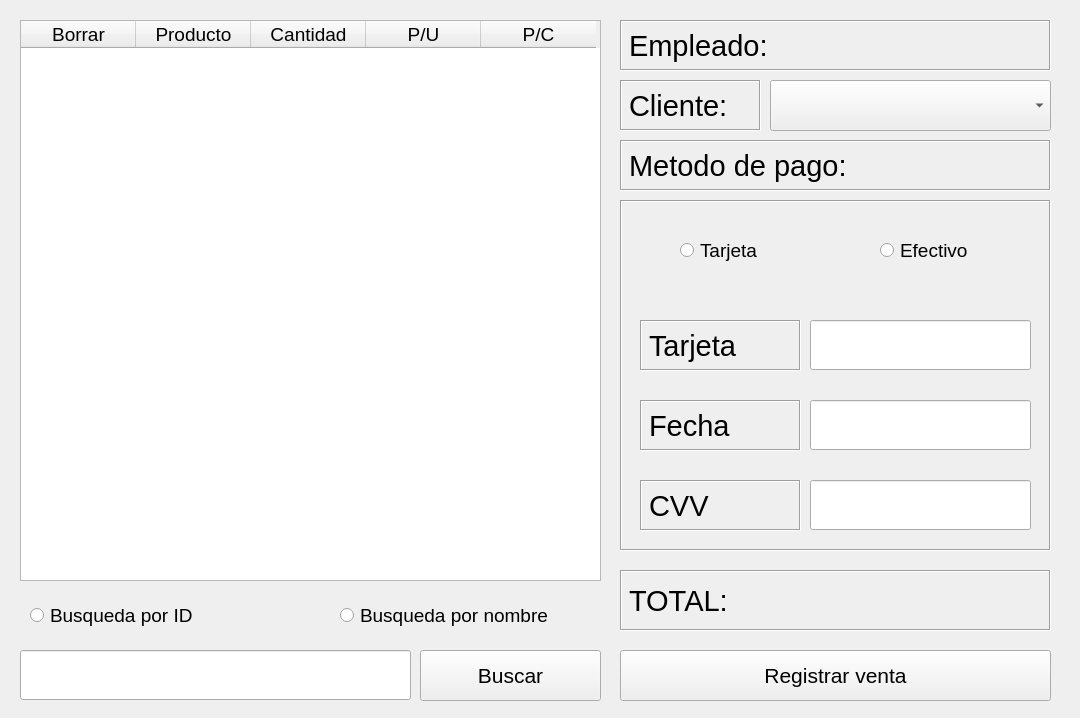
<?xml version="1.0" encoding="UTF-8"?>
<ui version="4.0">
 <class>MainWindow</class>
 <widget class="QMainWindow" name="MainWindow">
  <property name="enabled">
   <bool>true</bool>
  </property>
  <property name="geometry">
   <rect>
    <x>0</x>
    <y>0</y>
    <width>1080</width>
    <height>718</height>
   </rect>
  </property>
  <property name="windowTitle">
   <string>MainWindow</string>
  </property>
  <widget class="QWidget" name="centralwidget">
   <widget class="QPushButton" name="pushButton_5">
    <property name="geometry">
     <rect>
      <x>420</x>
      <y>650</y>
      <width>181</width>
      <height>51</height>
     </rect>
    </property>
    <property name="font">
     <font>
      <pointsize>16</pointsize>
     </font>
    </property>
    <property name="text">
     <string>Buscar</string>
    </property>
   </widget>
   <widget class="QLineEdit" name="lineEdit_2">
    <property name="geometry">
     <rect>
      <x>20</x>
      <y>650</y>
      <width>391</width>
      <height>50</height>
     </rect>
    </property>
    <property name="font">
     <font>
      <pointsize>20</pointsize>
     </font>
    </property>
    <property name="text">
     <string/>
    </property>
   </widget>
   <widget class="QLabel" name="label_5">
    <property name="geometry">
     <rect>
      <x>620</x>
      <y>570</y>
      <width>431</width>
      <height>61</height>
     </rect>
    </property>
    <property name="font">
     <font>
      <pointsize>22</pointsize>
     </font>
    </property>
    <property name="frameShape">
     <enum>QFrame::Box</enum>
    </property>
    <property name="frameShadow">
     <enum>QFrame::Sunken</enum>
    </property>
    <property name="lineWidth">
     <number>1</number>
    </property>
    <property name="text">
     <string>TOTAL:</string>
    </property>
   </widget>
   <widget class="QTableWidget" name="tableWidget">
    <property name="geometry">
     <rect>
      <x>20</x>
      <y>20</y>
      <width>581</width>
      <height>561</height>
     </rect>
    </property>
    <property name="font">
     <font>
      <pointsize>14</pointsize>
     </font>
    </property>
    <attribute name="horizontalHeaderMinimumSectionSize">
     <number>115</number>
    </attribute>
    <attribute name="horizontalHeaderDefaultSectionSize">
     <number>115</number>
    </attribute>
    <column>
     <property name="text">
      <string>Borrar</string>
     </property>
    </column>
    <column>
     <property name="text">
      <string>Producto</string>
     </property>
    </column>
    <column>
     <property name="text">
      <string>Cantidad</string>
     </property>
    </column>
    <column>
     <property name="text">
      <string>P/U</string>
     </property>
    </column>
    <column>
     <property name="text">
      <string>P/C</string>
     </property>
    </column>
   </widget>
   <widget class="QRadioButton" name="radioButton">
    <property name="geometry">
     <rect>
      <x>30</x>
      <y>600</y>
      <width>201</width>
      <height>31</height>
     </rect>
    </property>
    <property name="font">
     <font>
      <pointsize>14</pointsize>
     </font>
    </property>
    <property name="text">
     <string>Busqueda por ID</string>
    </property>
   </widget>
   <widget class="QRadioButton" name="radioButton_2">
    <property name="geometry">
     <rect>
      <x>340</x>
      <y>600</y>
      <width>251</width>
      <height>31</height>
     </rect>
    </property>
    <property name="font">
     <font>
      <pointsize>14</pointsize>
     </font>
    </property>
    <property name="text">
     <string>Busqueda por nombre</string>
    </property>
   </widget>
   <widget class="QLabel" name="label_6">
    <property name="geometry">
     <rect>
      <x>620</x>
      <y>20</y>
      <width>431</width>
      <height>51</height>
     </rect>
    </property>
    <property name="font">
     <font>
      <pointsize>22</pointsize>
     </font>
    </property>
    <property name="frameShape">
     <enum>QFrame::Box</enum>
    </property>
    <property name="frameShadow">
     <enum>QFrame::Sunken</enum>
    </property>
    <property name="lineWidth">
     <number>1</number>
    </property>
    <property name="text">
     <string>Empleado:</string>
    </property>
   </widget>
   <widget class="QLabel" name="label_7">
    <property name="geometry">
     <rect>
      <x>620</x>
      <y>80</y>
      <width>141</width>
      <height>51</height>
     </rect>
    </property>
    <property name="font">
     <font>
      <pointsize>22</pointsize>
     </font>
    </property>
    <property name="frameShape">
     <enum>QFrame::Box</enum>
    </property>
    <property name="frameShadow">
     <enum>QFrame::Sunken</enum>
    </property>
    <property name="lineWidth">
     <number>1</number>
    </property>
    <property name="text">
     <string>Cliente:</string>
    </property>
   </widget>
   <widget class="QLabel" name="label_8">
    <property name="geometry">
     <rect>
      <x>620</x>
      <y>140</y>
      <width>431</width>
      <height>51</height>
     </rect>
    </property>
    <property name="font">
     <font>
      <pointsize>22</pointsize>
     </font>
    </property>
    <property name="frameShape">
     <enum>QFrame::Box</enum>
    </property>
    <property name="frameShadow">
     <enum>QFrame::Sunken</enum>
    </property>
    <property name="lineWidth">
     <number>1</number>
    </property>
    <property name="text">
     <string>Metodo de pago:</string>
    </property>
    <property name="alignment">
     <set>Qt::AlignLeading|Qt::AlignLeft|Qt::AlignVCenter</set>
    </property>
   </widget>
   <widget class="QComboBox" name="comboBox">
    <property name="geometry">
     <rect>
      <x>770</x>
      <y>80</y>
      <width>281</width>
      <height>51</height>
     </rect>
    </property>
    <property name="font">
     <font>
      <pointsize>18</pointsize>
     </font>
    </property>
   </widget>
   <widget class="QFrame" name="frame">
    <property name="geometry">
     <rect>
      <x>620</x>
      <y>200</y>
      <width>431</width>
      <height>351</height>
     </rect>
    </property>
    <property name="frameShape">
     <enum>QFrame::Box</enum>
    </property>
    <property name="frameShadow">
     <enum>QFrame::Sunken</enum>
    </property>
    <widget class="QRadioButton" name="radioButton_3">
     <property name="geometry">
      <rect>
       <x>60</x>
       <y>30</y>
       <width>101</width>
       <height>41</height>
      </rect>
     </property>
     <property name="font">
      <font>
       <pointsize>14</pointsize>
      </font>
     </property>
     <property name="text">
      <string>Tarjeta</string>
     </property>
    </widget>
    <widget class="QRadioButton" name="radioButton_4">
     <property name="geometry">
      <rect>
       <x>260</x>
       <y>30</y>
       <width>111</width>
       <height>41</height>
      </rect>
     </property>
     <property name="font">
      <font>
       <pointsize>14</pointsize>
      </font>
     </property>
     <property name="text">
      <string>Efectivo</string>
     </property>
    </widget>
    <widget class="QLineEdit" name="lineEdit_3">
     <property name="geometry">
      <rect>
       <x>190</x>
       <y>120</y>
       <width>221</width>
       <height>50</height>
      </rect>
     </property>
     <property name="font">
      <font>
       <pointsize>20</pointsize>
      </font>
     </property>
     <property name="text">
      <string/>
     </property>
    </widget>
    <widget class="QLineEdit" name="lineEdit_4">
     <property name="geometry">
      <rect>
       <x>190</x>
       <y>200</y>
       <width>221</width>
       <height>50</height>
      </rect>
     </property>
     <property name="font">
      <font>
       <pointsize>20</pointsize>
      </font>
     </property>
     <property name="text">
      <string/>
     </property>
    </widget>
    <widget class="QLineEdit" name="lineEdit_5">
     <property name="geometry">
      <rect>
       <x>190</x>
       <y>280</y>
       <width>221</width>
       <height>50</height>
      </rect>
     </property>
     <property name="font">
      <font>
       <pointsize>20</pointsize>
      </font>
     </property>
     <property name="text">
      <string/>
     </property>
    </widget>
    <widget class="QLabel" name="label_9">
     <property name="geometry">
      <rect>
       <x>20</x>
       <y>120</y>
       <width>161</width>
       <height>51</height>
      </rect>
     </property>
     <property name="font">
      <font>
       <pointsize>22</pointsize>
      </font>
     </property>
     <property name="frameShape">
      <enum>QFrame::Box</enum>
     </property>
     <property name="frameShadow">
      <enum>QFrame::Sunken</enum>
     </property>
     <property name="lineWidth">
      <number>1</number>
     </property>
     <property name="text">
      <string>Tarjeta</string>
     </property>
    </widget>
    <widget class="QLabel" name="label_10">
     <property name="geometry">
      <rect>
       <x>20</x>
       <y>200</y>
       <width>161</width>
       <height>51</height>
      </rect>
     </property>
     <property name="font">
      <font>
       <pointsize>22</pointsize>
      </font>
     </property>
     <property name="frameShape">
      <enum>QFrame::Box</enum>
     </property>
     <property name="frameShadow">
      <enum>QFrame::Sunken</enum>
     </property>
     <property name="lineWidth">
      <number>1</number>
     </property>
     <property name="text">
      <string>Fecha</string>
     </property>
    </widget>
    <widget class="QLabel" name="label_11">
     <property name="geometry">
      <rect>
       <x>20</x>
       <y>280</y>
       <width>161</width>
       <height>51</height>
      </rect>
     </property>
     <property name="font">
      <font>
       <pointsize>22</pointsize>
      </font>
     </property>
     <property name="frameShape">
      <enum>QFrame::Box</enum>
     </property>
     <property name="frameShadow">
      <enum>QFrame::Sunken</enum>
     </property>
     <property name="lineWidth">
      <number>1</number>
     </property>
     <property name="text">
      <string>CVV</string>
     </property>
    </widget>
   </widget>
   <widget class="QPushButton" name="pushButton_6">
    <property name="geometry">
     <rect>
      <x>620</x>
      <y>650</y>
      <width>431</width>
      <height>51</height>
     </rect>
    </property>
    <property name="font">
     <font>
      <pointsize>16</pointsize>
     </font>
    </property>
    <property name="text">
     <string>Registrar venta</string>
    </property>
   </widget>
  </widget>
 </widget>
 <resources>
  <include location="../img/logo.qrc"/>
 </resources>
 <connections/>
</ui>
